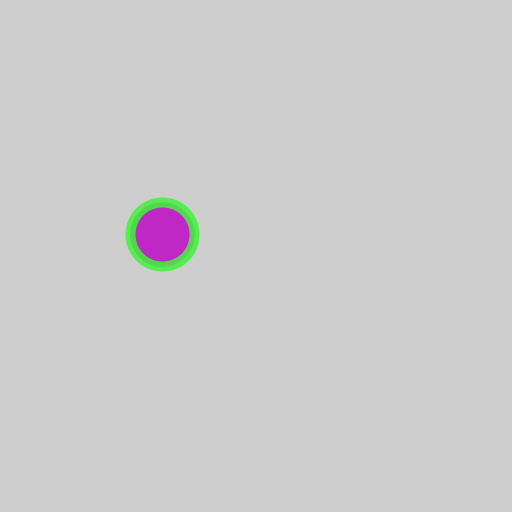
Frame 1 (no input)
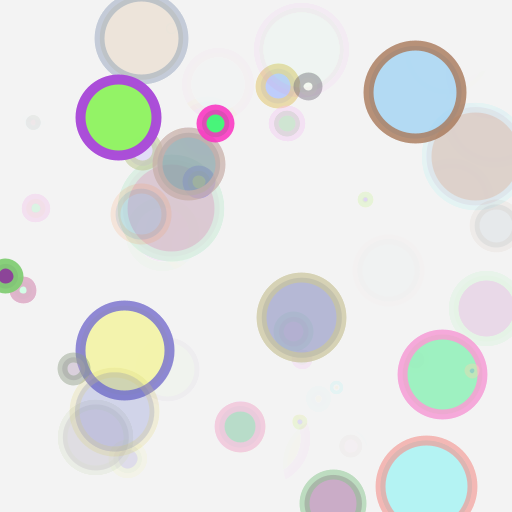
Frame 60 (the mouse pressed at the canvas centre just before this capture)
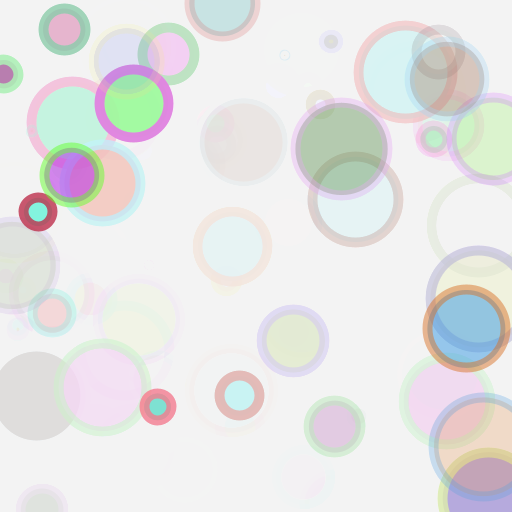
Frame 120 (the mouse held since frame 60 and released just before this capture)

The Processing sketch that drew these frames (run headless with seeded random() and noise(); from frame 60 on, the mouse is pressed at the canvas centre):

// Processing sketch: helloworld7
// ── helloworld7.pde
void setup() {
    size(512, 512);
    strokeWeight(10); 
    // call stoke weight here in setup because thre's no 
    // use making the same call in draw method on each frame
}

void draw() {
    // we could also dim the background on each frame,
    // instead of painting it with a solid color.

    // background() -method doesn't allow alpha values,
    // but we can draw a transparent rectangle on the
    // sreen on each frame and get a cool dimming effect:

    fill(255, 10); // set fill to very transparent white
    noStroke(); // turn outlines off
    // draw a transparent rectangle that covers the screen:
    rect(0, 0, width, height); 

    // create a decimal number variable and save a random number between 0-100
    float radius = random(0, 100); 

    // create and save random values between 0-255 for each color component
    float red = random(0, 255);
    float green = random(0, 255);
    float blue = random(0, 255);
    float alpha = random(0, 255);

    // create stroke color with the color components
    stroke(red, green, blue, alpha); 
    // create a bit different fill color from the previous components
    fill(255-red, 255-green, 255-blue, alpha); 
    
    //draw a circle with random x and y coordinates and random radius
    ellipse(random(0, height), random(0, width), radius, radius); 
}
